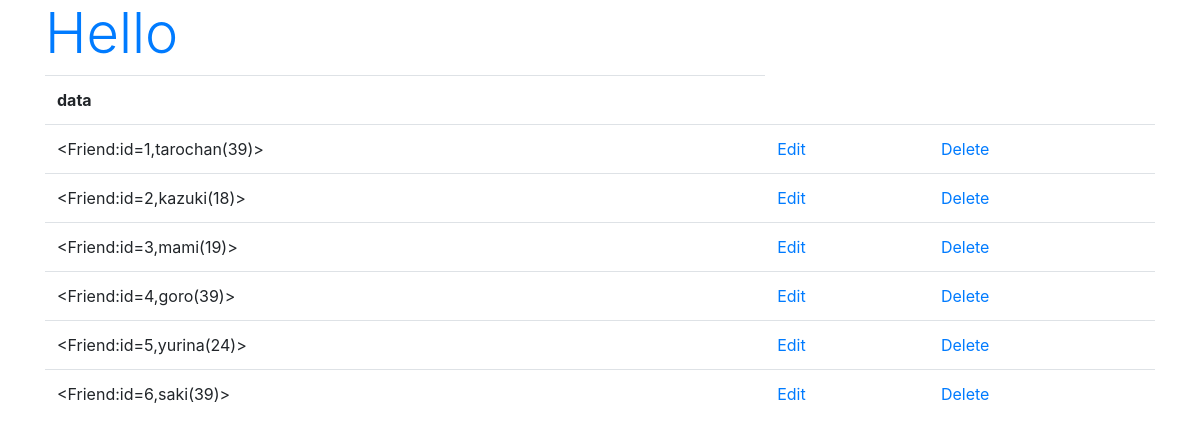
/hello/, run on an earlier commit of the app's database.
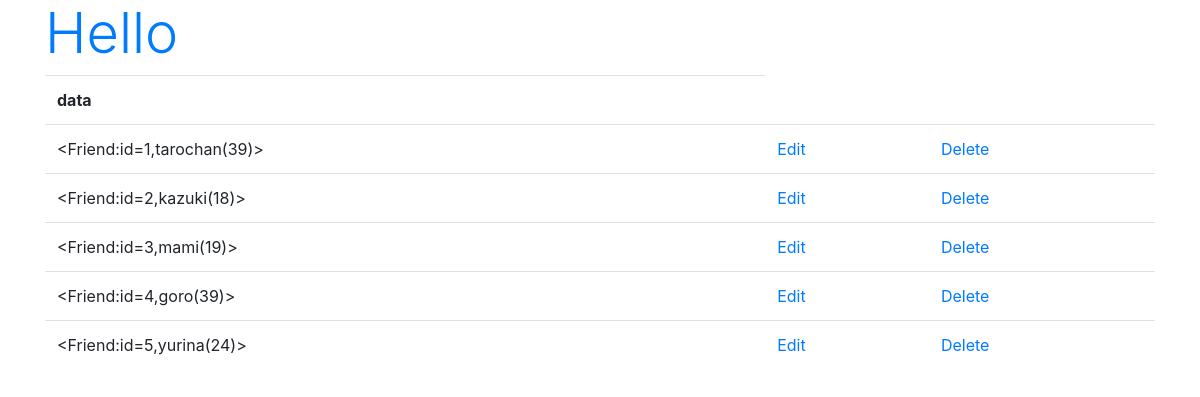
And on a later commit of the database.
### hello/models.py (models this page shows)
class Friend(models.Model):
  name = models.CharField(max_length=100)
  mail = models.EmailField(max_length=200)
  gender = models.BooleanField()
  age = models.IntegerField(default=0)
  birthday = models.DateField()
  def __str__(self):
    return '<Friend:id={},{}({})>'.format(str(self.id), \
            self.name, str(self.age))

### hello/views.py (the view)
# urls.py: path('', views.index, name='index'),
def index(request):
  data = Friend.objects.all()
  params = {
    'title': 'Hello',
    'data': data,
  }
  return render(request, 'hello/index.html', params)

### hello/templates/hello/index.html (shortened to what this page needs)
{% load static %}
<!doctype html>
<html lang="ja">
<head>
  <link rel="stylesheet" href="https://stackpath.bootstrapcdn.com/bootstrap/4.3.1/css/bootstrap.min.css"/>
</head>
<body class="container">
  <h1 class="display-4 text-primary">{{ title }}</h1>
  <table class="table">
   <tr>
    <th>data</th>
   </tr>
   {% for item in data %}
    <tr>
      <td>{{ item }}</td>
      <td><a href="{% url 'edit' item.id %}">Edit</a></td>
      <td><a href="{% url 'delete' item.id %}">Delete</a></td>
    </tr>
  {% endfor %}
  </table>
</body>
</html>

What changed in the data, as far as the page shows it:
removed Friend: id+name+age "<Friend:id=6,saki(39)>"
